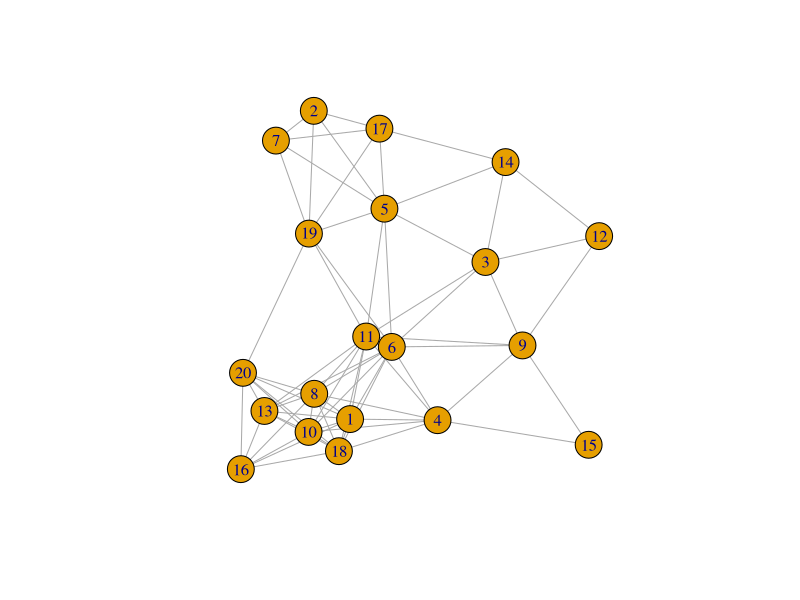

Generate this figure with R:
library(igraph)

#Function for a sngle  Spatial network
#Spatial graph of x,y coordinate join in space
spatial <- function(n,r) {
  v <- NULL
  for (i in 1:n) {
    x <- runif(1)
    y <- runif(1)
    v <- rbind(v,c(i,x,y))
    coords<<-rbind(coords, c(x,y))
  }
  
  E <- NULL
  R2 <- r*r;
  for (i in seq(1,n-1)) {
    for (j in seq(i+1,n)) {
      if (((v[i,2]-v[j,2])^2 + (v[i,3]-v[j,3])^2) < R2) {
        E <- as.data.frame(rbind(E,c(i,j)))
      }
    }
  }
  return(E)
}

coords=NULL

E = spatial(10,0.3)

G=graph_from_data_frame(E, directed=FALSE)

V(G)$color<-"grey"
G$layout=coords

##--Test case---
#plot(G)

## (2) Replicating the Spatial network N times
set.seed(1)
N=10
spatial_net=list()
SPATIAL<-function(n,r){
  for (i in 1:N){
    spatial_net[[i]]=spatial(n,r)
  }
  return(spatial_net)
}
h1=SPATIAL(20,.4)
h2=graph_from_data_frame(h1[[10]], directed=FALSE)
plot(h2)
